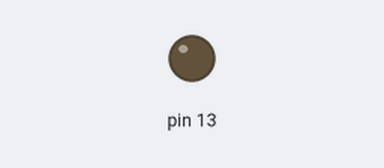
Bench run of a sketch on a simulated Arduino Uno, built with avr-gcc and run on an emulated ATmega328P. Parts: output pins drawn as LEDs (lit = HIGH).

Above: at 0.42 s.
At 39.9 s:
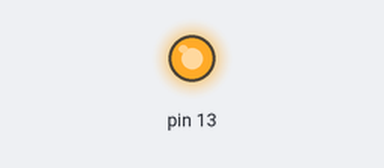
Timing chart, 0 to 40.0 s (numbered marks = the images above):
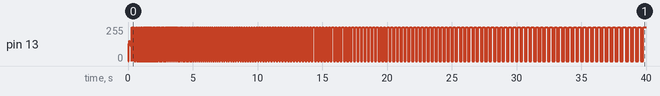

The sketch:

ARDUINO_2.ino
```cpp
void setup() {
  // put your setup code here, to run once:
  // set up pin 13 for output (we're going to light it up)
  pinMode(13, OUTPUT);
}
void loop() {
  // put your main code here, to run repeatedly:
  for (int i = 0; i < 1000; i++) {
    // output power to pin 13
    digitalWrite(13, HIGH);
    delay(i); // wait half a second
    // stop power to pin 13
    digitalWrite(13, LOW);
    delay(i); // wait half a second
  }
}
```
